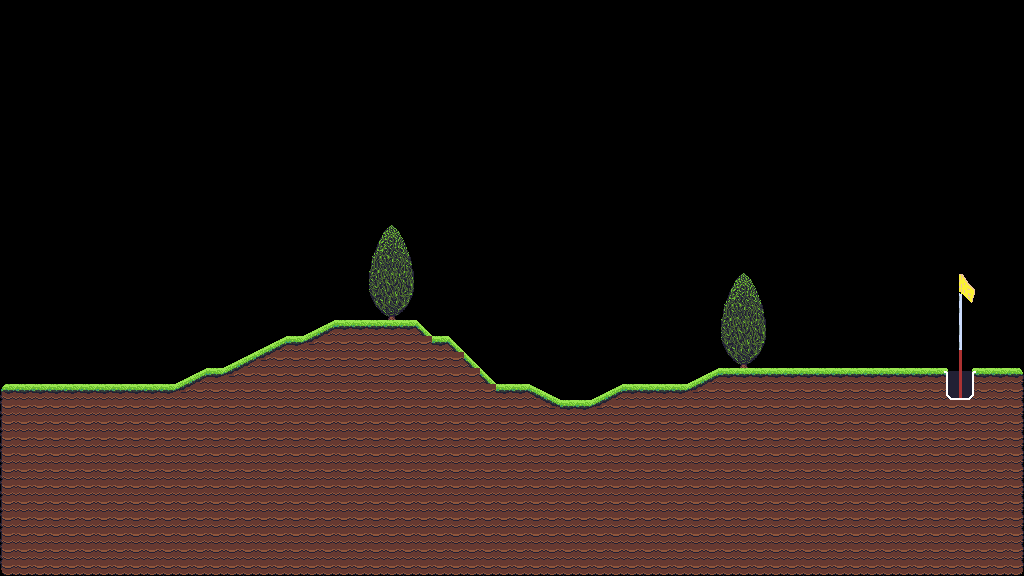

Below is a game level as drawn by its tile map, then a one-line description and the .tmx that defines it (tile-layer data replaced by summaries):
An orthogonal 64x36 tile map with 16x16 px tiles, 1 tile layer (Level), 2 tilesets and 210 objects (123x collide, 2x juniper, 2x finish).

<map version="1.10" tiledversion="1.11.1" orientation="orthogonal" renderorder="right-down" width="64" height="36" tilewidth="16" tileheight="16" infinite="0" nextlayerid="8" nextobjectid="7658">
 <tileset firstgid="1" name="prototype" tilewidth="16" tileheight="16" tilecount="128" columns="16">
  <image source="images/prototype.png" width="256" height="128" />
  <tile id="0" type="ground" />
  <tile id="1" type="ground" />
  <tile id="2" type="ground" />
  <tile id="3" type="ground" />
  <tile id="4" type="ground" />
 </tileset>
 <tileset firstgid="129" name="all2" tilewidth="16" tileheight="16" tilecount="210" columns="14">
  <image source="images/all2.png" width="224" height="244" />
 </tileset>
 <layer id="1" name="Level" width="64" height="36">
  <data>[2304 cells, 893 non-empty, 53 distinct tile ids]</data>
 </layer>
 <objectgroup id="7" name="Bushes_Leaf_Object">
  <object id="7498" name="juniper" x="368" y="224" width="51" height="94.5" />
  <object id="7507" name="juniper" x="720" y="272" width="51" height="94.5" />
 </objectgroup>
 <objectgroup id="6" name="Bushes_Object">
  <object id="7494" x="373.818" y="254.546">
   <polygon points="0,0 18,-28.7273 34,-0.181818" />
  </object>
  <object id="7495" x="373.909" y="255.647">
   <polygon points="0,0 34,-0.919192 38.9091,31.6202 -3.81818,32.1717" />
  </object>
  <object id="7496" x="369.909" y="288.553">
   <polygon points="0,0 42.8182,-0.643514 37.5455,15.5363 5.54545,15.7201" />
  </object>
  <object id="7497" x="376" y="304.916">
   <polygon points="0,0 31.0909,-0.280098 21,9.71007 11.1818,10.0835" />
  </object>
  <object id="7494" x="373.818" y="254.546">
   <polygon points="0,0 18,-28.7273 34,-0.181818" />
  </object>
  <object id="7495" x="373.909" y="255.647">
   <polygon points="0,0 34,-0.919192 38.9091,31.6202 -3.81818,32.1717" />
  </object>
  <object id="7496" x="369.909" y="288.553">
   <polygon points="0,0 42.8182,-0.643514 37.5455,15.5363 5.54545,15.7201" />
  </object>
  <object id="7497" x="376" y="304.916">
   <polygon points="0,0 31.0909,-0.280098 21,9.71007 11.1818,10.0835" />
  </object>
  <object id="7503" x="725.818" y="302.546">
   <polygon points="0,0 18,-28.7273 34,-0.181818" />
  </object>
  <object id="7504" x="725.909" y="303.647">
   <polygon points="0,0 34,-0.919192 38.9091,31.6202 -3.81818,32.1717" />
  </object>
  <object id="7505" x="721.909" y="336.553">
   <polygon points="0,0 42.8182,-0.643514 37.5455,15.5363 5.54545,15.7201" />
  </object>
  <object id="7506" x="728" y="352.916">
   <polygon points="0,0 31.0909,-0.280098 21,9.71007 11.1818,10.0835" />
  </object>
  <object id="7503" x="725.818" y="302.546">
   <polygon points="0,0 18,-28.7273 34,-0.181818" />
  </object>
  <object id="7504" x="725.909" y="303.647">
   <polygon points="0,0 34,-0.919192 38.9091,31.6202 -3.81818,32.1717" />
  </object>
  <object id="7505" x="721.909" y="336.553">
   <polygon points="0,0 42.8182,-0.643514 37.5455,15.5363 5.54545,15.7201" />
  </object>
  <object id="7506" x="728" y="352.916">
   <polygon points="0,0 31.0909,-0.280098 21,9.71007 11.1818,10.0835" />
  </object>
 </objectgroup>
 <objectgroup id="2" name="Ground_Object">
  <object id="7441" type="collide" x="1008" y="368" width="16" height="16" />
  <object id="7442" type="collide" x="0" y="384" width="16" height="16" />
  <object id="7443" type="collide" x="336" y="320" width="16" height="16" />
  <object id="7444" type="collide" x="352" y="320" width="16" height="16" />
  <object id="7445" type="collide" x="288" y="336" width="16" height="16" />
  <object id="7446" type="collide" x="432" y="336" width="16" height="16" />
  <object id="7447" type="collide" x="208" y="368" width="16" height="16" />
  <object id="7448" type="collide" x="768" y="368" width="16" height="16" />
  <object id="7449" type="collide" x="784" y="368" width="16" height="16" />
  <object id="7450" type="collide" x="800" y="368" width="16" height="16" />
  <object id="7451" type="collide" x="816" y="368" width="16" height="16" />
  <object id="7452" type="collide" x="832" y="368" width="16" height="16" />
  <object id="7453" type="collide" x="848" y="368" width="16" height="16" />
  <object id="7454" type="collide" x="864" y="368" width="16" height="16" />
  <object id="7455" type="collide" x="880" y="368" width="16" height="16" />
  <object id="7456" type="collide" x="896" y="368" width="16" height="16" />
  <object id="7457" type="collide" x="912" y="368" width="16" height="16" />
  <object id="7458" type="collide" x="928" y="368" width="16" height="16" />
  <object id="7459" type="collide" x="976" y="368" width="16" height="16" />
  <object id="7460" type="collide" x="992" y="368" width="16" height="16" />
  <object id="7461" type="collide" x="16" y="384" width="16" height="16" />
  <object id="7462" type="collide" x="32" y="384" width="16" height="16" />
  <object id="7463" type="collide" x="48" y="384" width="16" height="16" />
  <object id="7464" type="collide" x="64" y="384" width="16" height="16" />
  </objectgroup>
 <objectgroup id="3" name="Hole_Object">
  <!-- 8 objects omitted --></objectgroup>
 <objectgroup id="5" name="Spawn_Object">
  <!-- 1 objects omitted --></objectgroup>
</map>
<!-- 168 of 210 objects omitted -->
